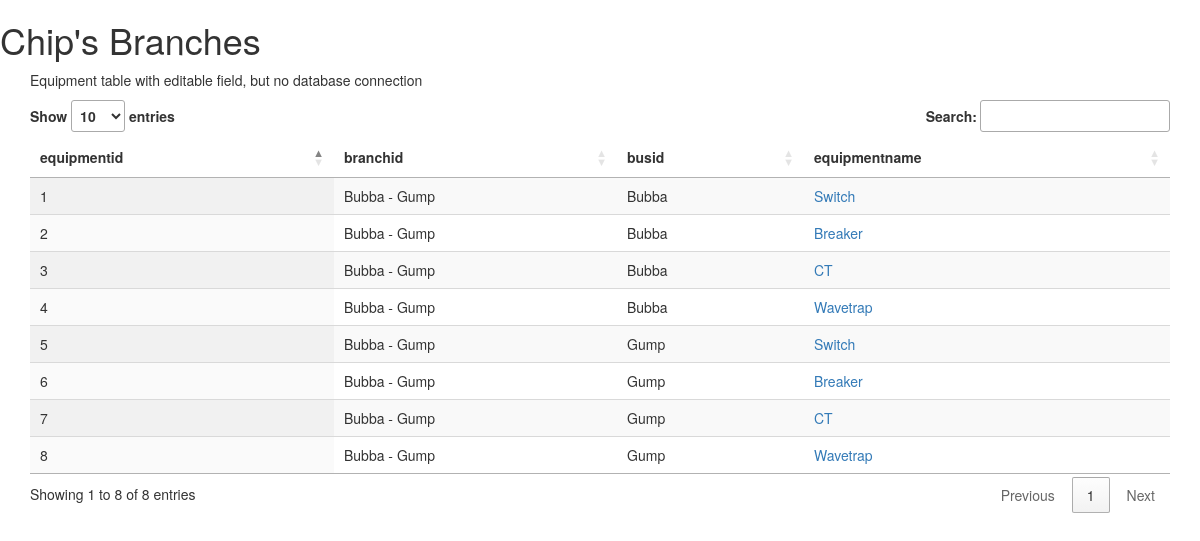
The app's page /branches/equipment3/ with its own data.
### branches/models.py (models this page shows, shortened)
class Equipment(models.Model):
    equipmentid = models.IntegerField(blank=False, null=False, primary_key=True)
    branchid = models.ForeignKey(Branch, models.DO_NOTHING, db_column='branchid')
    busid = models.ForeignKey(Bus, models.DO_NOTHING, db_column='busid')
    equipmentname = models.CharField(max_length=255, blank=True, null=True)
    class Meta:
        db_table = 'equipment'

class Branch(models.Model):
    branchid = models.IntegerField(blank=False, null=False, primary_key=True)
    lineid = models.ForeignKey('Line', models.DO_NOTHING, db_column='lineid')
    frombusid = models.ForeignKey('Bus', models.DO_NOTHING, db_column='frombusid',
                related_name='frombus')
    tobusid = models.ForeignKey('Bus', models.DO_NOTHING, db_column='tobusid',
                related_name='tobus')
    ckt = models.CharField(max_length=2, blank=True, null=True)
    branchname = models.CharField(max_length=255, blank=True, null=True)
    def __str__(self):
        return self.branchname
    class Meta:
        db_table = 'branch'

class Bus(models.Model):
    busid = models.IntegerField(blank=False, null=False, primary_key=True)
    busnum = models.IntegerField(blank=True, null=True)
    busname = models.CharField(max_length=255, blank=True, null=True)
    class Meta:
        db_table = 'bus'
    def __str__(self):
        return self.busname

### branches/views.py (the view)
def equipment3(request):
    template_name = 'branches/equipment3.html'
    equipment = Equipment.objects.all()
    return render(request, template_name, {'equipment': equipment})

### branches/templates/branches/equipment3.html (shortened to what this page needs)
{% extends "base.html" %}
{% load static %}
{% block extrahead %}
<link rel="stylesheet" href="https://cdnjs.cloudflare.com/ajax/libs/select2/4.0.3/css/select2.css"/>
<link rel="stylesheet" href="https://maxcdn.bootstrapcdn.com/bootstrap/3.3.7/css/bootstrap.min.css"/>
<link rel="stylesheet" href="//cdn.datatables.net/1.10.15/css/jquery.dataTables.min.css"/>
<link href="//cdnjs.cloudflare.com/ajax/libs/x-editable/1.5.0/bootstrap3-editable/css/bootstrap-editable.css" rel="stylesheet"/>
{% endblock extrahead %}
{% block content %}
<div class="container">
  <p>Equipment table with editable field, but no database connection</p>
  <table id="table_id" class="table display">
    <thead>
      <tr>
        <th>equipmentid</th>
        <th>branchid</th>
        <th>busid</th><th>
          equipmentname</th>
      </tr>
    </thead>
    <tbody>
      {% for row in equipment %}
      <tr>
      <td>{{ row.equipmentid }}</td>
      <td>{{ row.branchid }}</td>
      <td>{{ row.busid }}</td>
      <td><a href="#" name="equipmentname" data-type="text" data-pk="{{row.equipmentid}}"
          data-url="/post" data-title="Enter Equipment Name">{{ row.equipmentname }}</a></td>
      </tr>
      {% endfor %}
    </tbody>
  </table>
</div>
{% endblock %}

### records on screen
Equipment: equipmentid "1", branchid "Bubba - Gump", busid "Bubba", equipmentname "Switch"
Equipment: equipmentid "2", branchid "Bubba - Gump", busid "Bubba", equipmentname "Breaker"
Equipment: equipmentid "3", branchid "Bubba - Gump", busid "Bubba", equipmentname "CT"
Equipment: equipmentid "4", branchid "Bubba - Gump", busid "Bubba", equipmentname "Wavetrap"
Equipment: equipmentid "5", branchid "Bubba - Gump", busid "Gump", equipmentname "Switch"
Equipment: equipmentid "6", branchid "Bubba - Gump", busid "Gump", equipmentname "Breaker"
Equipment: equipmentid "7", branchid "Bubba - Gump", busid "Gump", equipmentname "CT"
Equipment: equipmentid "8", branchid "Bubba - Gump", busid "Gump", equipmentname "Wavetrap"
